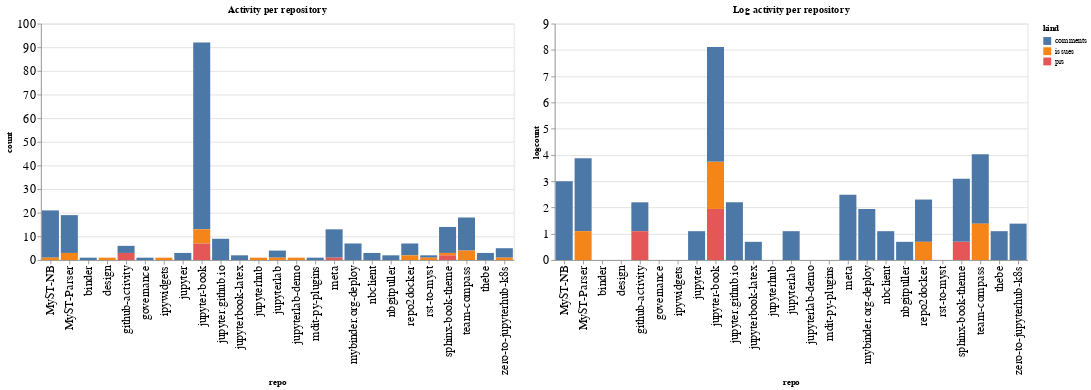

This figure's notebook cell:
### Code cell
ch1 = alt.Chart(repo_summaries, width=600, title="Activity per repository").mark_bar().encode(
    x='repo',
    y='count',
    color='kind',
    tooltip="kind"
)

ch2 = alt.Chart(repo_summaries, width=600, title="Log activity per repository").mark_bar().encode(
    x='repo',
    y='logcount',
    color='kind',
    tooltip="kind"
)

ch1 | ch2

### Figure 1 — Vega-Lite specification as saved in the notebook (floating-point values rounded to 4 significant figures)
{"config": {"axisLeft": {"labelFontSize": 15}, "axisBottom": {"labelFontSize": 15}}, "hconcat": [{"mark": "bar", "encoding": {"color": {"type": "nominal", "field": "kind"}, "tooltip": {"type": "nominal", "field": "kind"}, "x": {"type": "nominal", "field": "repo"}, "y": {"type": "quantitative", "field": "count"}}, "title": "Activity per repository", "width": 600}, {"mark": "bar", "encoding": {"color": {"type": "nominal", "field": "kind"}, "tooltip": {"type": "nominal", "field": "kind"}, "x": {"type": "nominal", "field": "repo"}, "y": {"type": "quantitative", "field": "logcount"}}, "title": "Log activity per repository", "width": 600}], "data": {"name": "data-c846aaf8430944443a082f7674eb1389"}, "$schema": "https://vega.github.io/schema/vega-lite/v4.8.1.json", "datasets": {"data-c846aaf8430944443a082f7674eb1389": [{"repo": "MyST-NB", "kind": "comments", "count": 20, "logcount": 2.996}, {"repo": "MyST-NB", "kind": "issues", "count": 1, "logcount": 0.0}, {"repo": "MyST-Parser", "kind": "comments", "count": 16, "logcount": 2.773}, {"repo": "MyST-Parser", "kind": "issues", "count": 3, "logcount": 1.099}, {"repo": "binder", "kind": "comments", "count": 1, "logcount": 0.0}, {"repo": "design", "kind": "issues", "count": 1, "logcount": 0.0}, {"repo": "github-activity", "kind": "comments", "count": 3, "logcount": 1.099}, {"repo": "github-activity", "kind": "prs", "count": 3, "logcount": 1.099}, {"repo": "governance", "kind": "comments", "count": 1, "logcount": 0.0}, {"repo": "ipywidgets", "kind": "issues", "count": 1, "logcount": 0.0}, {"repo": "jupyter", "kind": "comments", "count": 3, "logcount": 1.099}, {"repo": "jupyter-book", "kind": "comments", "count": 79, "logcount": 4.369}, {"repo": "jupyter-book", "kind": "issues", "count": 6, "logcount": 1.792}, {"repo": "jupyter-book", "kind": "prs", "count": 7, "logcount": 1.946}, {"repo": "jupyter.github.io", "kind": "comments", "count": 9, "logcount": 2.197}, {"repo": "jupyterbook-latex", "kind": "comments", "count": 2, "logcount": 0.6931}, {"repo": "jupyterhub", "kind": "issues", "count": 1, "logcount": 0.0}, {"repo": "jupyterlab", "kind": "comments", "count": 3, "logcount": 1.099}, {"repo": "jupyterlab", "kind": "issues", "count": 1, "logcount": 0.0}, {"repo": "jupyterlab-demo", "kind": "issues", "count": 1, "logcount": 0.0}, {"repo": "mdit-py-plugins", "kind": "comments", "count": 1, "logcount": 0.0}, {"repo": "meta", "kind": "comments", "count": 12, "logcount": 2.485}, {"repo": "meta", "kind": "prs", "count": 1, "logcount": 0.0}, {"repo": "mybinder.org-deploy", "kind": "comments", "count": 7, "logcount": 1.946}, {"repo": "nbclient", "kind": "comments", "count": 3, "logcount": 1.099}, {"repo": "nbgitpuller", "kind": "comments", "count": 2, "logcount": 0.6931}, {"repo": "repo2docker", "kind": "comments", "count": 5, "logcount": 1.609}, {"repo": "repo2docker", "kind": "issues", "count": 2, "logcount": 0.6931}, {"repo": "rst-to-myst", "kind": "comments", "count": 1, "logcount": 0.0}, {"repo": "rst-to-myst", "kind": "issues", "count": 1, "logcount": 0.0}, {"repo": "sphinx-book-theme", "kind": "comments", "count": 11, "logcount": 2.398}, {"repo": "sphinx-book-theme", "kind": "issues", "count": 1, "logcount": 0.0}, {"repo": "sphinx-book-theme", "kind": "prs", "count": 2, "logcount": 0.6931}, {"repo": "team-compass", "kind": "comments", "count": 14, "logcount": 2.639}, {"repo": "team-compass", "kind": "issues", "count": 4, "logcount": 1.386}, {"repo": "thebe", "kind": "comments", "count": 3, "logcount": 1.099}, {"repo": "zero-to-jupyterhub-k8s", "kind": "comments", "count": 4, "logcount": 1.386}, {"repo": "zero-to-jupyterhub-k8s", "kind": "issues", "count": 1, "logcount": 0.0}]}}
